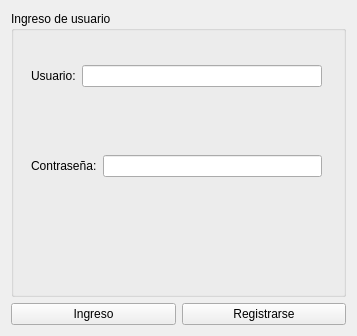
<?xml version="1.0" encoding="UTF-8"?>
<ui version="4.0">
 <class>inicio</class>
 <widget class="QWidget" name="inicio">
  <property name="geometry">
   <rect>
    <x>0</x>
    <y>0</y>
    <width>357</width>
    <height>336</height>
   </rect>
  </property>
  <property name="windowTitle">
   <string>Form</string>
  </property>
  <layout class="QGridLayout" name="gridLayout">
   <item row="0" column="0" colspan="2">
    <widget class="QGroupBox" name="groupBox">
     <property name="minimumSize">
      <size>
       <width>100</width>
       <height>100</height>
      </size>
     </property>
     <property name="tabletTracking">
      <bool>false</bool>
     </property>
     <property name="title">
      <string>Ingreso de usuario</string>
     </property>
     <widget class="QWidget" name="horizontalLayoutWidget">
      <property name="geometry">
       <rect>
        <x>20</x>
        <y>30</y>
        <width>291</width>
        <height>70</height>
       </rect>
      </property>
      <layout class="QHBoxLayout" name="horizontalLayout">
       <item>
        <widget class="QLabel" name="label">
         <property name="text">
          <string>Usuario:</string>
         </property>
        </widget>
       </item>
       <item>
        <widget class="QLineEdit" name="lineEdit_usr"/>
       </item>
      </layout>
     </widget>
     <widget class="QWidget" name="horizontalLayoutWidget_2">
      <property name="geometry">
       <rect>
        <x>20</x>
        <y>120</y>
        <width>291</width>
        <height>70</height>
       </rect>
      </property>
      <layout class="QHBoxLayout" name="horizontalLayout_2">
       <item>
        <widget class="QLabel" name="label_2">
         <property name="text">
          <string>Contraseña:</string>
         </property>
        </widget>
       </item>
       <item>
        <widget class="QLineEdit" name="lineEdit_ctr">
         <property name="echoMode">
          <enum>QLineEdit::Password</enum>
         </property>
        </widget>
       </item>
      </layout>
     </widget>
    </widget>
   </item>
   <item row="1" column="0">
    <widget class="QPushButton" name="ingreso">
     <property name="text">
      <string>Ingreso</string>
     </property>
    </widget>
   </item>
   <item row="1" column="1">
    <widget class="QPushButton" name="Registrarse">
     <property name="text">
      <string>Registrarse</string>
     </property>
    </widget>
   </item>
  </layout>
 </widget>
 <resources/>
 <connections/>
</ui>
